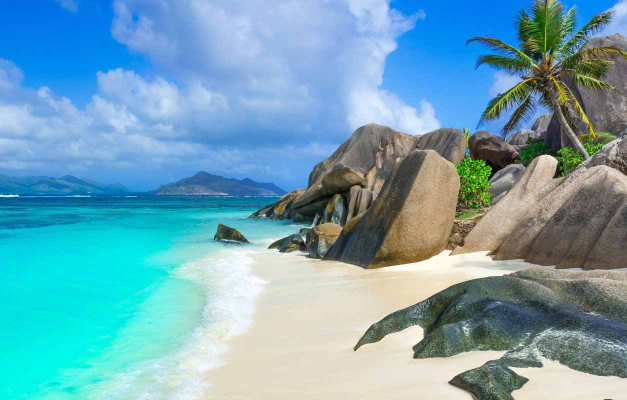
#> input picture images/background.jpg, 1254 x 800 px (shown at 1/2 size)
$ python noGUIBackgroundReplace.py
#> lines starting #> are read from the running program, lines starting #| are printed output that depends on the picture
import cv2
import numpy as np

background = cv2.resize(cv2.imread('./images/background.jpg'), (640, 480))
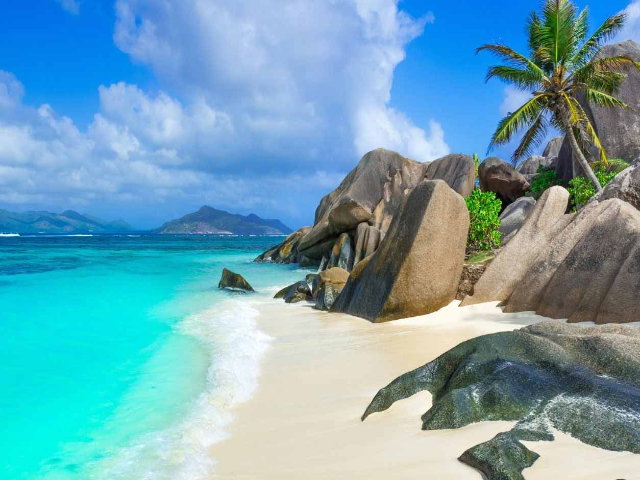
#> background: shape (480, 640, 3); mean B, G, R 180.8, 164.4, 112.3
#> (the run stopped early here; a loop or call above may not have finished)
